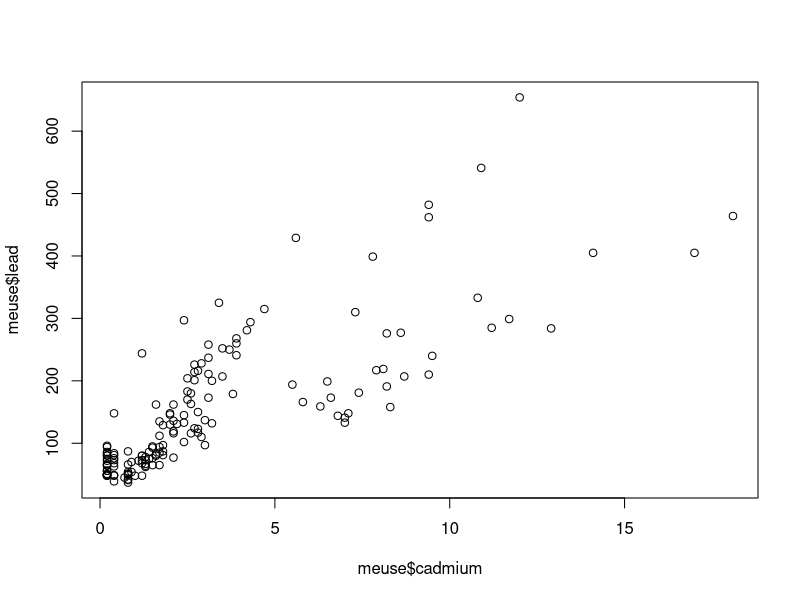
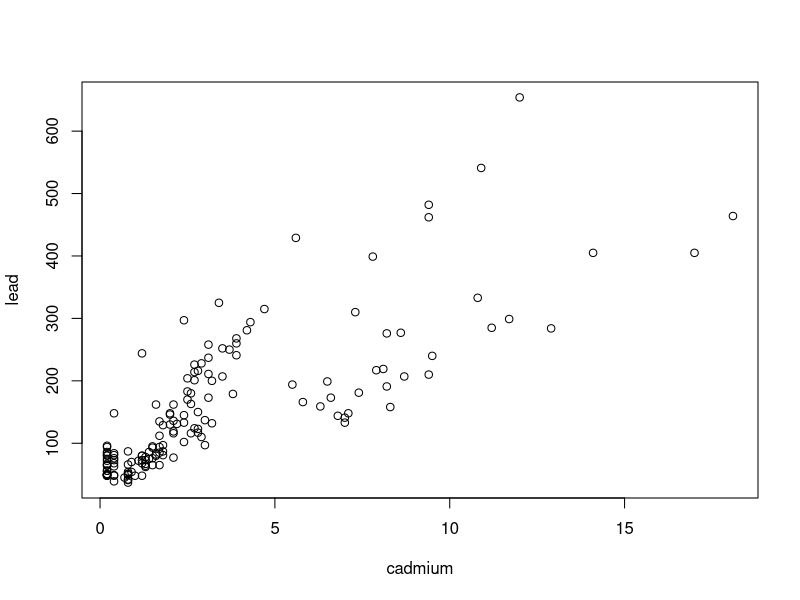
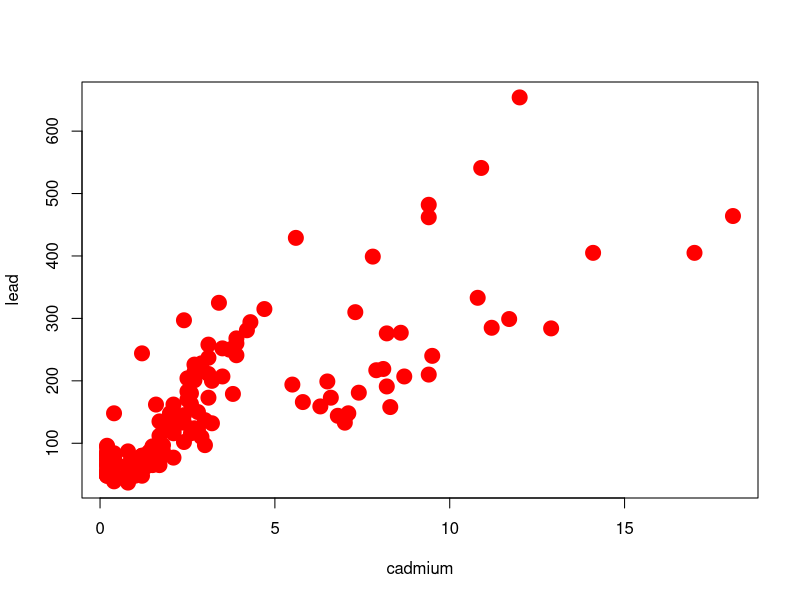
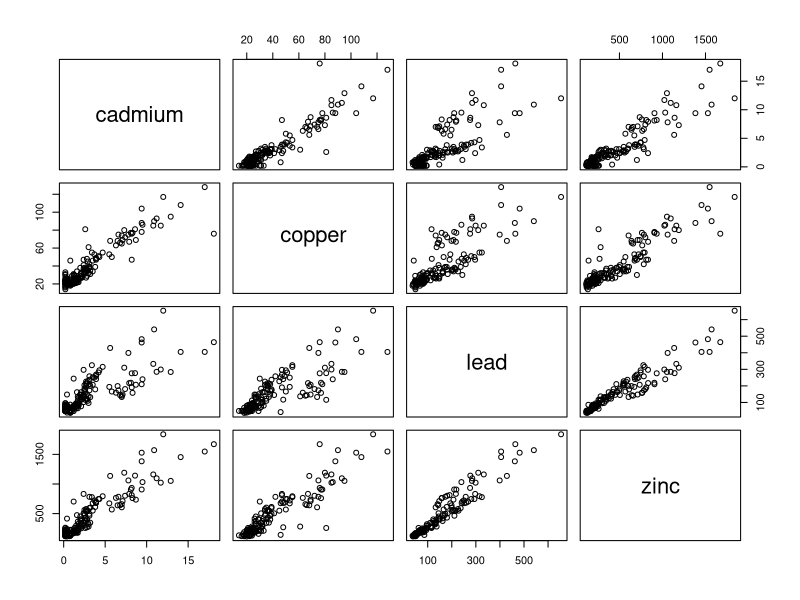

Source code (R) for these figures, in order:
# Primo codice R

# installazione pacchetti
install.packages("sp")

library(sp)

data(meuse)

meuse

head(meuse)


plot(meuse$cadmium,meuse$lead)

attach(meuse)

plot(cadmium,lead)


# grafico abbellito: colore rosso, simbolo....
plot(cadmium,lead,pch=19,cex=2,col="red")


pairs(meuse[,3:6])
